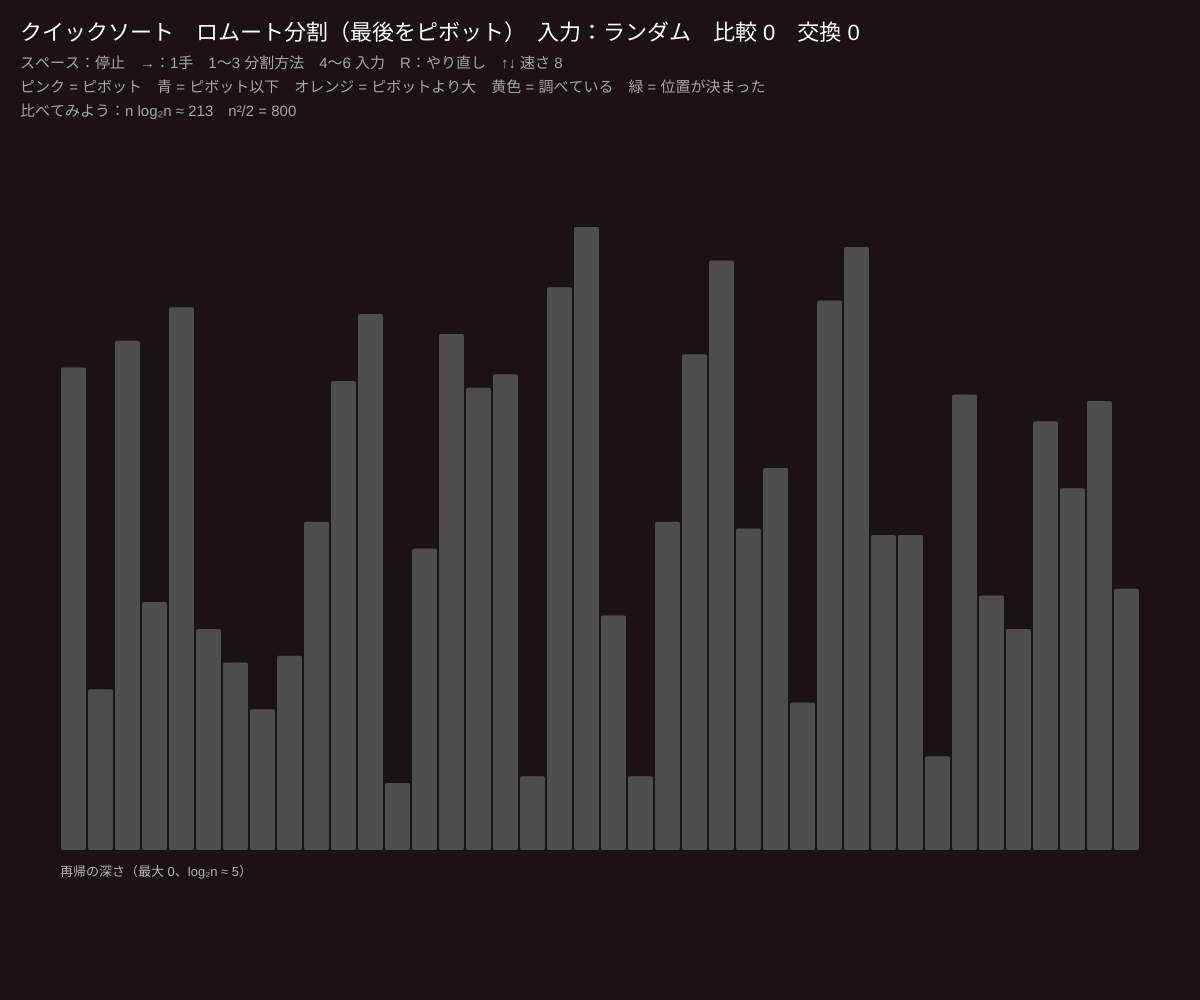
Frame 1 (no input)
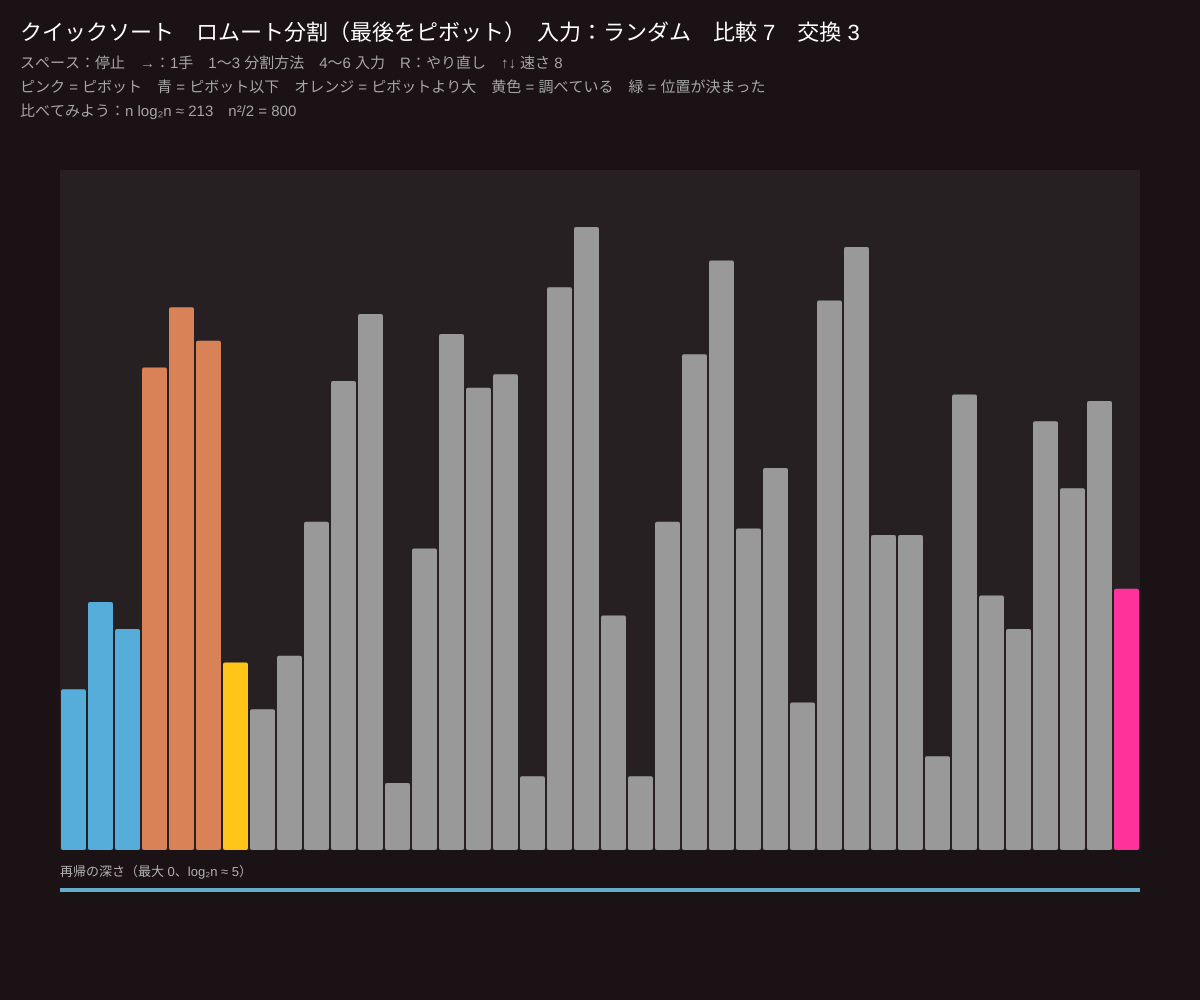
Frame 60 (no input)
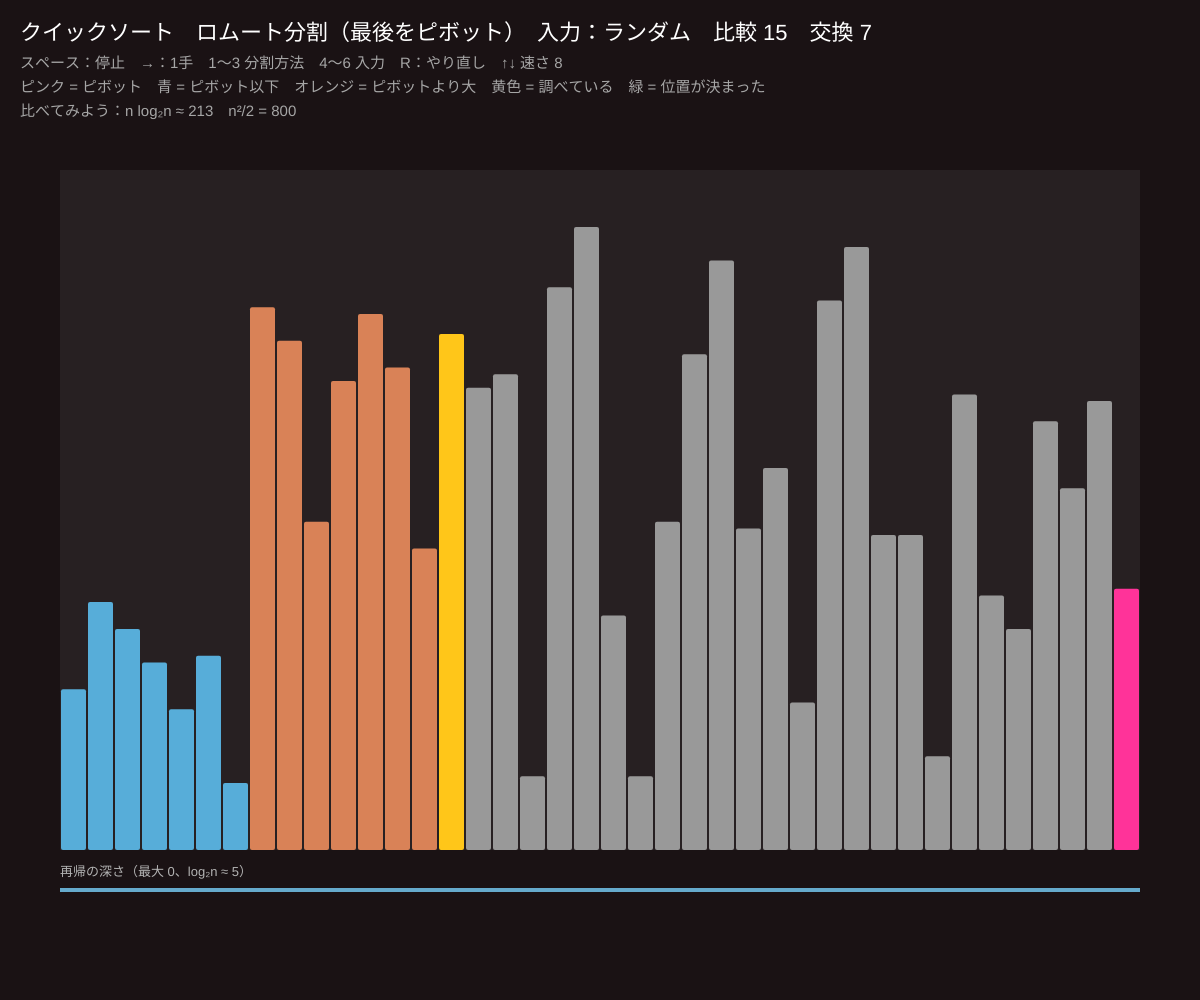
Frame 120 (the mouse pressed at the canvas centre since frame 60)

The p5.js sketch that drew these frames (run headless with seeded random() and noise() and a simulated clock; from frame 60 on, the mouse is pressed at the canvas centre):

// p5.js sketch
// ── sketch.js
// ============================================
// 08 クイックソート
// 基準（ピボット）を 1 つ選び、それより小さいものを左、大きいものを右に分ける（PARTITION）
// 左右をそれぞれ同じように並べれば完成。平均 Θ(n log n)、しかも実際にとても速い
// でも、整列済みの入力で毎回端をピボットにすると Θ(n²)。ランダムに選べば防げる
// スペース：再生／停止　→：1 手　1：ロムート分割　2：ホーア分割　3：ランダム化
// 4：ランダム入力　5：整列済み入力　6：同じ値だらけ　R：やり直し　↑↓ 速さ
// ============================================

let n = 40;              // ★ 要素数
let speed = 8;
let a = [], gen, method = 1, input = 4, playing = true, acc = 0, done = false;
let comparisons = 0, swaps = 0, maxDepth = 0;
let hl = { lo: -1, hi: -1, p: -1, i: -1, j: -1 }, fixedPos = new Set(), stack = [];

function setup() {
  createCanvas(windowWidth, windowHeight);
  colorMode(HSB, 360, 100, 100, 100);
  reset();
}

function reset() {
  a = [];
  for (let i = 0; i < n; i++) a.push(input === 6 ? 50 + floor(random(3)) : floor(random(5, 100)));
  if (input === 5) a.sort((x, y) => x - y);
  comparisons = 0; swaps = 0; maxDepth = 0; done = false; fixedPos = new Set(); stack = [];
  hl = { lo: -1, hi: -1, p: -1, i: -1, j: -1 };
  gen = quick(0, a.length - 1, 0);
}

function swap(i, j) { if (i !== j) { [a[i], a[j]] = [a[j], a[i]]; swaps++; } }

// ロムートの分割：最後の要素をピボットに、小さいものを左へ集める
function* lomuto(lo, hi) {
  if (method === 3) { swap(floor(random(lo, hi + 1)), hi); }   // ランダムに選んだピボットを末尾へ
  let x = a[hi], i = lo - 1;
  for (let j = lo; j < hi; j++) {
    comparisons++;
    hl = { lo, hi, p: hi, i, j }; yield;
    if (a[j] <= x) { i++; swap(i, j); }
  }
  swap(i + 1, hi);
  hl = { lo, hi, p: i + 1, i: -1, j: -1 }; yield;
  return i + 1;
}

// ホーアの分割：両端から近づいて、まちがった側にあるもの同士を交換
function* hoare(lo, hi) {
  let x = a[lo], i = lo - 1, j = hi + 1;
  while (true) {
    do { j--; comparisons++; hl = { lo, hi, p: -1, i, j, pv: x }; yield; } while (a[j] > x);
    do { i++; comparisons++; hl = { lo, hi, p: -1, i, j, pv: x }; yield; } while (a[i] < x);
    if (i < j) swap(i, j); else return j;
  }
}

function* quick(lo, hi, depth) {
  maxDepth = max(maxDepth, depth);
  if (lo > hi) return;
  if (lo === hi) { fixedPos.add(lo); return; }
  stack.push([lo, hi]);
  if (method === 2) {
    let q = yield* hoare(lo, hi);
    yield* quick(lo, q, depth + 1);
    yield* quick(q + 1, hi, depth + 1);
  } else {
    let q = yield* lomuto(lo, hi);
    fixedPos.add(q);                 // ピボットはもう最終位置
    yield* quick(lo, q - 1, depth + 1);
    yield* quick(q + 1, hi, depth + 1);
  }
  stack.pop();
  if (depth === 0) { done = true; hl = { lo: -1, hi: -1, p: -1, i: -1, j: -1 }; }
}

function advance() { if (!done) { let r = gen.next(); if (r.done) done = true; } }

function draw() {
  background(340, 30, 10);
  if (playing && !done) { acc += speed / 60; while (acc >= 1) { advance(); acc--; } }
  let w = (width - 120) / max(1, a.length), baseY = height - 150, H = height - 330;
  if (hl.lo >= 0) { noStroke(); fill(0, 0, 100, 6); rect(60 + hl.lo * w, baseY - H - 10, (hl.hi - hl.lo + 1) * w, H + 10); }
  for (let k = 0; k < a.length; k++) {
    let h = a[k] * H / 100, c;
    if (done || fixedPos.has(k)) c = color(150, 60, 80);
    else if (k >= hl.lo && k <= hl.hi) {
      if (method !== 2 && hl.i >= 0 && k >= hl.lo && k <= hl.i) c = color(200, 60, 85);       // ピボット以下
      else if (method !== 2 && hl.j >= 0 && k > hl.i && k < hl.j) c = color(20, 60, 85);    // ピボットより大
      else c = color(0, 0, 60);
    } else c = color(0, 0, 30);
    if (!done && k === hl.j) c = color(45, 90, 100);
    if (!done && method === 2 && k === hl.i) c = color(45, 90, 100);
    if (!done && k === hl.p) c = color(330, 80, 100);
    noStroke(); fill(c); rect(60 + k * w + 1, baseY - h, w - 2, h, 2);
  }
  if (method === 2 && hl.pv !== undefined && !done) { stroke(330, 80, 100); strokeWeight(1.5); let y = baseY - hl.pv * H / 100; line(60 + hl.lo * w, y, 60 + (hl.hi + 1) * w, y); }
  // 再帰の深さ
  noStroke(); fill(0, 0, 70); textSize(13); textAlign(LEFT, TOP);
  text('再帰の深さ（最大 ' + maxDepth + '、log₂n ≈ ' + round(Math.log2(max(2, n))) + '）', 60, baseY + 16);
  for (let d = 0; d < stack.length; d++) {
    let [lo, hi] = stack[d];
    fill(200 + d * 8, 50, 80); rect(60 + lo * w, baseY + 38 + d * 5, (hi - lo + 1) * w, 4);
  }

  let names = ['', 'ロムート分割（最後をピボット）', 'ホーア分割（最初をピボット）', 'ランダム化（ランダムにピボット）'];
  let ins = { 4: 'ランダム', 5: '整列済み', 6: '同じ値だらけ' };
  fill(0, 0, 100); textSize(22); textAlign(LEFT, BASELINE);
  text('クイックソート　' + names[method] + '　入力：' + ins[input] + '　比較 ' + comparisons + '　交換 ' + swaps + (done ? '　完成！' : ''), 20, 40);
  fill(0, 0, 65); textSize(15);
  text('スペース：' + (playing ? '停止' : '再生') + '　→：1手　1〜3 分割方法　4〜6 入力　R：やり直し　↑↓ 速さ ' + speed, 20, 68);
  text('ピンク = ピボット　青 = ピボット以下　オレンジ = ピボットより大　黄色 = 調べている　緑 = 位置が決まった', 20, 92);
  text('比べてみよう：n log₂n ≈ ' + round(n * Math.log2(n)) + '　n²/2 = ' + n * n / 2, 20, 116);
}

function keyPressed() {
  if (key === ' ') playing = !playing;
  if (key === RIGHT_ARROW) { playing = false; advance(); }
  if (key >= '1' && key <= '3') { method = int(key); reset(); }
  if (key >= '4' && key <= '6') { input = int(key); reset(); }
  if (key === 'r' || key === 'R') reset();
  if (key === UP_ARROW) speed = min(480, speed * 2);
  if (key === DOWN_ARROW) speed = max(1, speed / 2);
}
function windowResized() { resizeCanvas(windowWidth, windowHeight); }

// ---------- やってみよう ----------
// 1. 整列済み（5）で、1（ロムート）と 3（ランダム化）の比較回数・再帰の深さを比べる
// 2. 同じ値だらけ（6）だとロムートは遅くなる。ホーア（2）はどう？
// 3. ピボットを「3 つの中央値」（最初・真ん中・最後）にしてみよう
